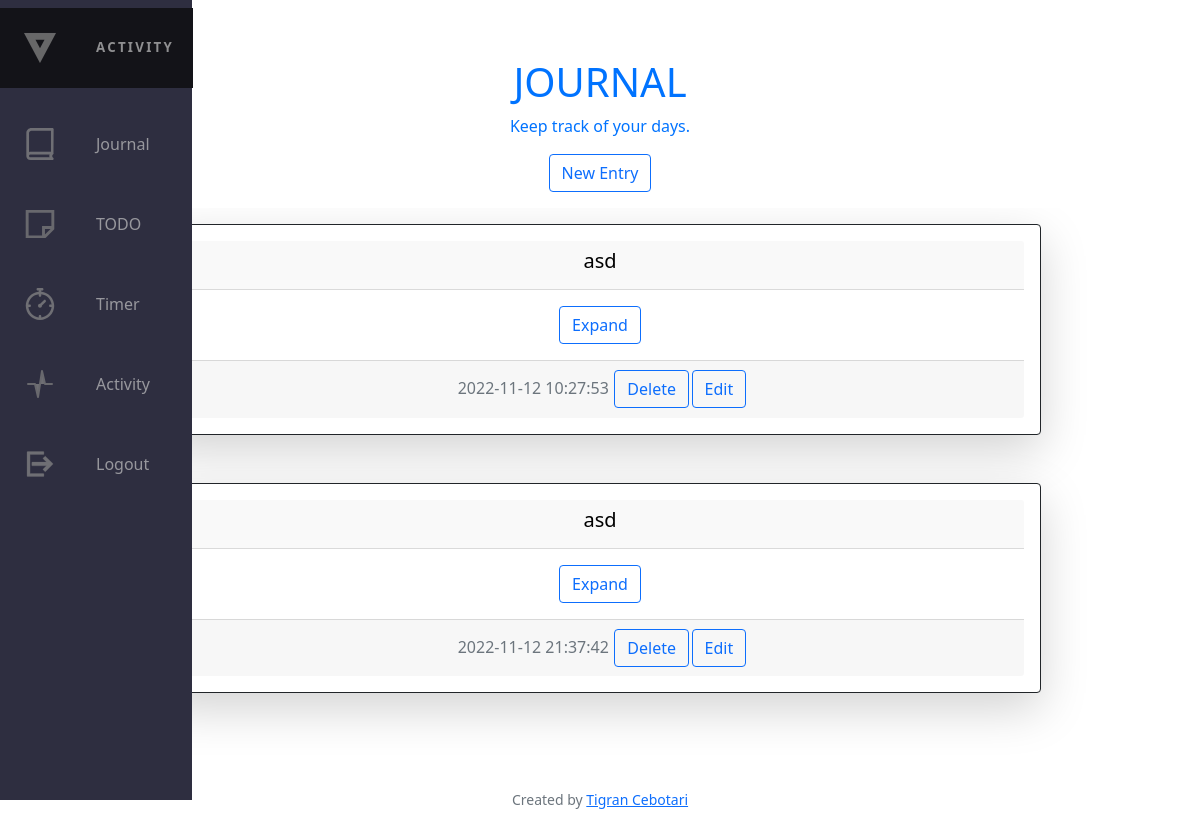
Page /journal (signed in) on the earlier database version.
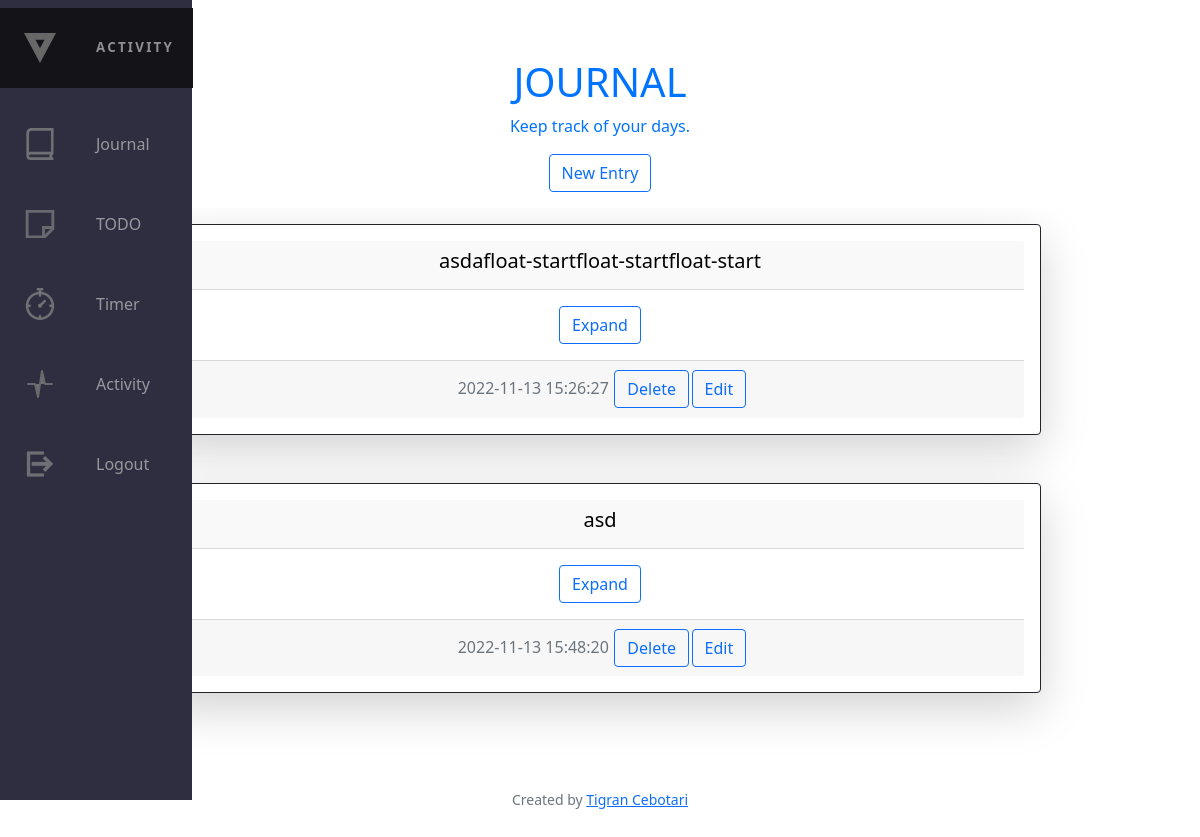
Same page on the later database version.
### tables this page shows
CREATE TABLE users_text (text_id INTEGER, history_id INTEGER PRIMARY KEY AUTOINCREMENT NOT NULL, d1 DATETIME NOT NULL DEFAULT CURRENT_TIMESTAP, text TEXT NOT NULL, title TEXT NOT NULL, FOREIGN KEY(text_id) REFERENCES users(id));

### app.py (the view)
@app.route ("/journal", methods=["GET","POST"])
@login_required
def journal():
    user_id = session["user_id"]
    texts = db.execute("SELECT * FROM users_text WHERE text_id = ?", user_id)
    return render_template("journal.html",text = texts)

### app.py (called while the page is built)
@app.after_request
def after_request(response):
    response.headers["Cache-Control"] = "no-cache, no-store, must-revalidate"
    response.headers["Expires"] = 0
    response.headers["Pragma"] = "no-cache"
    return response

### login.py (called while the page is built)
def login_required(f):
    @wraps(f)
    def decorated_function(*args, **kwargs):
        if session.get("user_id") is None:
            return redirect("/login")
        return f(*args,**kwargs)
    return decorated_function

### templates/journal.html (shortened to what this page needs)
{% extends "layout.html" %}
{% block main %}
<div>
    <div id="header">
        <h1 id="h1-header">JOURNAL</h1>
        <p id="text-header">
            Keep track of your days.
        </p>
        <a class="nav-linkC" href="/createpost"><button class="btn btn-outline-primary" >
            New Entry
        </button></a>
    </div>
</div>
    {% for text in text %}
    <div class="d-flex justify-content-center " id="container">
        <div class="card border-dark w-75 shadow-lg p-3 mb-5 bg-body rounded">
            <div class="card-header d-flex justify-content-center" ><h5>{{ text.title | safe }}</h5></div>
            <div class="card-body">
                <button id="open-button" class="btn btn-outline-primary " type="button" data-bs-toggle="collapse" data-bs-target="#collapseText{{ text.history_id }}" aria-expanded="true" aria-controls="collapseExample">
                    Expand
                </button>
            </div>
            <div class="card-footer text-muted">
                {{ text.d1 }}
                <div class="btn-group">
                <form action="/deletepost" method="POST" id="buttonDelete">
                    <button type="submit" class="btn btn-outline-primary">Delete</button>
                </form>
                <form action="/editpostbutton" method="POST" id="buttonEdit">
                    <button type="submit" class="btn btn-outline-primary">Edit</button>
                </form>
                </div>
            </div>
        </div>
    </div>
    {% endfor %}
{% endblock %}

### templates/layout.html (shortened to what this page needs)
<!DOCTYPE html>
<html lang="en">
    <head>
        <link href="https://cdn.jsdelivr.net/npm/bootstrap@5.0.2/dist/css/bootstrap.min.css" rel="stylesheet">
        <link href="/static/style.css" rel="stylesheet">
    </head>
    <body>
        <nav class="navbar">
            <ul class="navbar-nav">
                <li class="logo">
                    <a class="nav-link" href="/index">
                        <span class="link-text">ACTIVITY</span>
                    </a>
                </li>
                {% if session["user_id"] %}
                    <li class="nav-item">
                        <a class="nav-link" href="/journal">
                            <span class="link-text">Journal</span>
                        </a>
                    </li>
                    <li class="nav-item">
                        <a class="nav-link" href="/todos">
                            <svg width="28px" height="28px" viewBox="0 0 24 24" xmlns="http://www.w3.org/2000/svg">
                                <path fill="none"  stroke-width="2.5" d="M1,23 L16,23 L23,16 L23,1 L1,1 L1,23 Z M15,23 L15,15 L23,15"/>
                              </svg>
                            <span class="link-text">TODO</span>
                        </a>
                    </li>
                    <li class="nav-item">
                        <a class="nav-link" href="/timer">
                            <span class="link-text">Timer</span>
                        </a>
                    </li>
                    <li class="nav-item">
                        <a class="nav-link" href="/activity">
                            <svg width="32px" height="32px" viewBox="0 0 32 32" id="i-activity" xmlns="http://www.w3.org/2000/svg" fill="none" stroke="currentcolor" stroke-linecap="round" stroke-linejoin="round" stroke-width="2">
                                <path d="M4 16 L11 16 14 29 18 3 21 16 28 16" />
                            </svg>
                            <span class="link-text">Activity</span>
                        </a>
                    </li>
                    <li class="nav-item">
                        <a class="nav-link" href="/logout">
                            <span class="link-text">Logout</span>
                        </a>
                    </li>
                {% endif %}
            </ul>
        </nav>
        <main class="container-fluid py-5 text-center">
            {% block main %}{% endblock %}
        </main>
        <footer class="mb-5 small text-center text-muted">
            Created by <a href="https://github.com/CebotariTigran" target="_blank" rel="noopener noreferrer">Tigran Cebotari</a>
        </footer>
    </body>
</html>

### static/style.css (style rules this page uses)
#buttonDelete { padding: 1%; }
#buttonEdit { padding: 1%; }
:root { font-size: 16px; --text-primary: #c7c4c4; --text-secondary: #f0ecec; --bg-primary: #2e2e40; --bg-secondary: #131318; --transition-speed: 600ms; font-family: 'Open Sans'; }
body { color: black; background-color: white; margin: 0; padding: 0; }
main { margin-left: 5rem; padding: 1rem; }
.navbar { width: 5rem; height: 100vh; position: fixed; background-color: var(--bg-primary); transition: width 600ms ease; z-index: 2; }
.navbar-nav { list-style: none; padding: 0; margin: 0; display: flex; flex-direction: column; align-items: center; height: 100%; }
.nav-item { width: 100%; }
.nav-link { display: flex; align-items: center; height: 5rem; margin-top: 0; color: var(--text-primary); text-decoration: none; filter: grayscale(100%) opacity(0.7); transition: var(--transition-speed); }
svg { fill: rgb(74, 146, 255); stroke: rgb(83, 129, 255); }
.link-text { display: none; margin-left: 1rem; margin-right: 1.2rem; }
.nav-link svg { width: 2rem; min-width: 2rem; margin: 0 1.5rem; }
.logo { font-weight: bold; text-transform: uppercase; margin-bottom: 1rem; text-align: center; color: var(--text-secondary); background: var(--bg-secondary); font-size: 0.83rem; letter-spacing: 0.3ch; width: 100%; }
.logo svg { transform: rotate(0deg); transition: var(--transition-speed); }
@media only screen and (min-width: 600px) { .navbar { top: 0; width: 5rem; height: 100vh; } }
#container { margin-left: 0rem; }
.card { border: 0.001rem solid; }
.card-header { background-color: #f9f9f9; text-align: left; }
#header { background-color: rgb(255, 255, 255); height: 20vh; color: #0073ff; z-index: 1; padding: 10px; text-align: center; margin-bottom: 1rem; margin-top: 0; position:relative; }
#text-header { font-weight: 500; }

Differences in the rows shown:
removed users_text: title "asd", d1 "2022-11-12 10:27:53"
removed users_text: title "asd", d1 "2022-11-12 21:37:42"
added users_text: title "asdafloat-startfloat-startfloat-start", d1 "2022-11-13 15:26:27"
added users_text: title "asd", d1 "2022-11-13 15:48:20"
